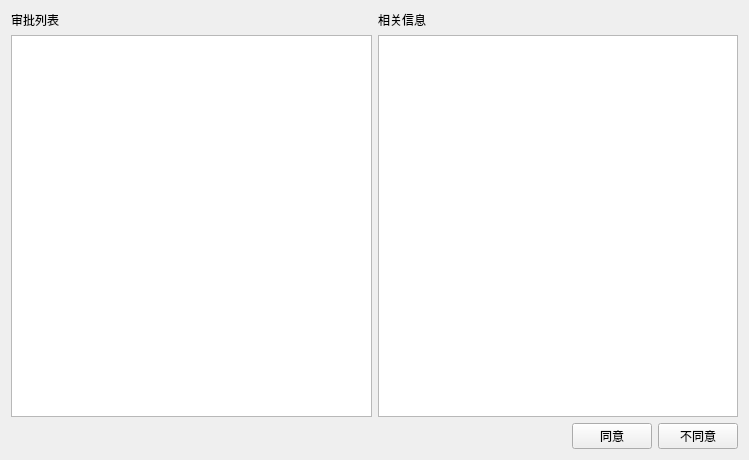
<?xml version="1.0" encoding="UTF-8"?>
<ui version="4.0">
 <class>ExamineApproveMain</class>
 <widget class="QWidget" name="ExamineApproveMain">
  <property name="geometry">
   <rect>
    <x>0</x>
    <y>0</y>
    <width>749</width>
    <height>460</height>
   </rect>
  </property>
  <property name="windowTitle">
   <string>ExamineApproveMain</string>
  </property>
  <layout class="QVBoxLayout" name="verticalLayout_3">
   <item>
    <layout class="QHBoxLayout" name="horizontalLayout_2">
     <item>
      <layout class="QVBoxLayout" name="verticalLayout">
       <item>
        <widget class="QLabel" name="label">
         <property name="text">
          <string>审批列表</string>
         </property>
        </widget>
       </item>
       <item>
        <widget class="QTableWidget" name="examineApproveTable"/>
       </item>
      </layout>
     </item>
     <item>
      <layout class="QVBoxLayout" name="verticalLayout_2">
       <item>
        <widget class="QLabel" name="label_2">
         <property name="text">
          <string>相关信息</string>
         </property>
        </widget>
       </item>
       <item>
        <widget class="QTableWidget" name="infoTable"/>
       </item>
      </layout>
     </item>
    </layout>
   </item>
   <item>
    <layout class="QHBoxLayout" name="horizontalLayout">
     <item>
      <spacer name="horizontalSpacer">
       <property name="orientation">
        <enum>Qt::Horizontal</enum>
       </property>
       <property name="sizeHint" stdset="0">
        <size>
         <width>40</width>
         <height>20</height>
        </size>
       </property>
      </spacer>
     </item>
     <item>
      <widget class="QPushButton" name="buttton_agree">
       <property name="text">
        <string>同意</string>
       </property>
      </widget>
     </item>
     <item>
      <widget class="QPushButton" name="button_disagree">
       <property name="text">
        <string>不同意</string>
       </property>
      </widget>
     </item>
    </layout>
   </item>
  </layout>
 </widget>
 <layoutdefault spacing="6" margin="11"/>
 <resources/>
 <connections/>
</ui>
